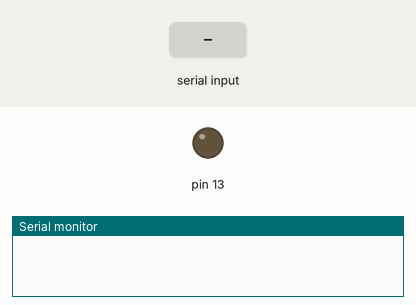
A sketch run on a simulated Arduino Uno, built for the host (arithmetic inside an expression is 32-bit, double 64-bit). Parts: output pins drawn as LEDs (lit = HIGH), the last lines printed to the serial monitor. The test bench sets the inputs (shaded band).

Above: at 1.2 s.
1.3 s: "a" received over Serial
At 3.5 s:
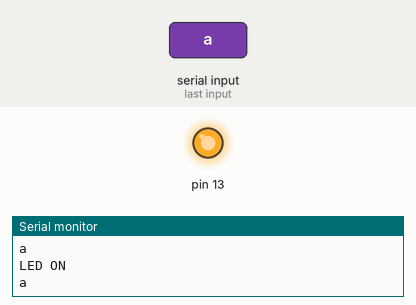
3.8 s: "b" received over Serial
At 5.8 s:
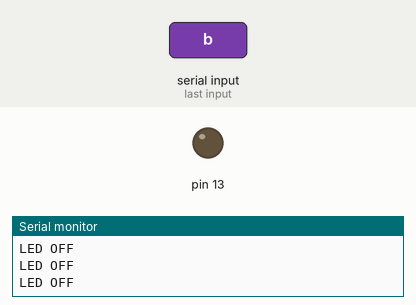
Timing chart, 0 to 7.3 s (numbered marks = the images above; inputs shaded):
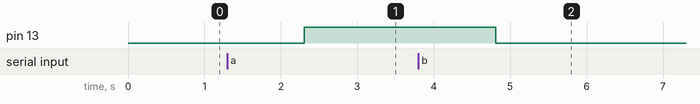

Measured:
- after the input at 1.3 s, pin 13: LOW → HIGH after 1.0 s
- after the input at 3.8 s, pin 13: HIGH → LOW after 1.0 s

The sketch:

_14_Bluetooth_Control_Android_App.ino
```cpp
String state;
void setup()
{ pinMode(13,OUTPUT);
  digitalWrite(13,LOW);
  Serial.begin(9600);
}
void loop()
{
if (Serial.available()>0)
  { state = Serial.readString();}

if (state=='a')
  {digitalWrite(13,HIGH);
   Serial.println("LED ON");
   }
if (state=='b')
  {digitalWrite(13,LOW);
   Serial.println("LED OFF");
   }
else
{Serial.println(state);}

delay(100);
}
```
